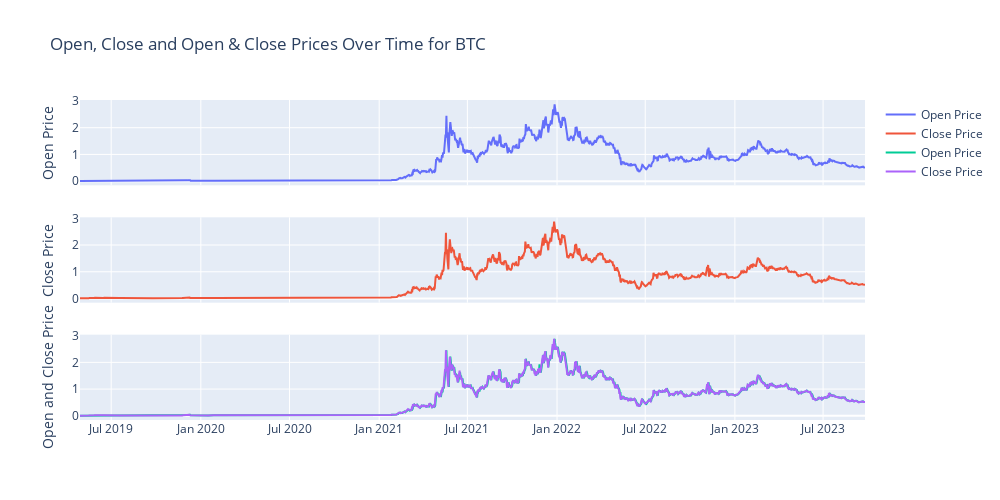

Notebook code cell kept with this figure:
### Markdown cell above
### Now, subplots for Open and Closed Prices

### Code cell
#Subplots for open and close prices

fig = make_subplots(rows=3, cols=1, shared_xaxes=True, vertical_spacing=0.1)

# First subplot (Open Price)
fig.add_trace(go.Scatter(x=POLYGON['Date'], y=POLYGON['Open'], mode='lines', name='Open Price'), row=1, col=1)
fig.update_yaxes(title_text="Open Price", row=1, col=1)

# Second subplot (Close Price)
fig.add_trace(go.Scatter(x=POLYGON['Date'], y=POLYGON['Close'], mode='lines', name='Close Price'), row=2, col=1)
fig.update_yaxes(title_text="Close Price", row=2, col=1)

# Third subplot(Open and Close Prices)
fig.add_trace(go.Scatter(x=POLYGON['Date'], y=POLYGON['Open'], mode='lines', name='Open Price'), row=3, col=1)
fig.add_trace(go.Scatter(x=POLYGON['Date'], y=POLYGON['Close'], mode='lines', name='Close Price'), row=3, col=1)
fig.update_yaxes(title_text="Open and Close Price", row=3, col=1)

# setting up the title and size of the graph
fig.update_layout(title_text="Open, Close and Open & Close Prices Over Time for BTC",
    height=500,  # Set the height
    width=1000) # width
fig.show()

### Figure 1 — Plotly figure (JSON) as saved in the notebook; plotly's stock layout.template omitted (floating-point values rounded to 4 significant figures; data arrays with more than 128 entries replaced by an {"elided": "..."} marker saying what was removed)
{"data": [{"mode": "lines", "name": "Open Price", "type": "scatter", "x": {"elided": "1612 str values"}, "xaxis": "x", "y": {"elided": "1612 float values"}, "yaxis": "y"}, {"mode": "lines", "name": "Close Price", "type": "scatter", "x": {"elided": "1612 str values"}, "xaxis": "x2", "y": {"elided": "1612 float values"}, "yaxis": "y2"}, {"mode": "lines", "name": "Open Price", "type": "scatter", "x": {"elided": "1612 str values"}, "xaxis": "x3", "y": {"elided": "1612 float values"}, "yaxis": "y3"}, {"mode": "lines", "name": "Close Price", "type": "scatter", "x": {"elided": "1612 str values"}, "xaxis": "x3", "y": {"elided": "1612 float values"}, "yaxis": "y3"}], "layout": {"height": 500, "title": {"text": "Open, Close and Open & Close Prices Over Time for BTC"}, "width": 1000, "xaxis": {"anchor": "y", "domain": [0, 1], "matches": "x3", "showticklabels": false}, "xaxis2": {"anchor": "y2", "domain": [0, 1], "matches": "x3", "showticklabels": false}, "xaxis3": {"anchor": "y3", "domain": [0, 1]}, "yaxis": {"anchor": "x", "domain": [0.7333, 1], "title": {"text": "Open Price"}}, "yaxis2": {"anchor": "x2", "domain": [0.3667, 0.6333], "title": {"text": "Close Price"}}, "yaxis3": {"anchor": "x3", "domain": [0, 0.2667], "title": {"text": "Open and Close Price"}}}}
